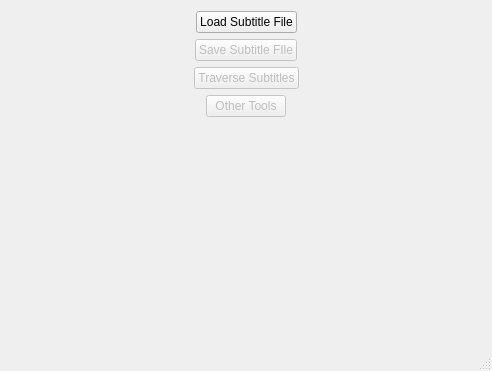
<?xml version="1.0" encoding="UTF-8"?>
<ui version="4.0">
 <class>MainWindow</class>
 <widget class="QMainWindow" name="MainWindow">
  <property name="geometry">
   <rect>
    <x>0</x>
    <y>0</y>
    <width>492</width>
    <height>371</height>
   </rect>
  </property>
  <property name="sizePolicy">
   <sizepolicy hsizetype="Fixed" vsizetype="Preferred">
    <horstretch>0</horstretch>
    <verstretch>0</verstretch>
   </sizepolicy>
  </property>
  <property name="windowTitle">
   <string>Subtitle Editor</string>
  </property>
  <widget class="QWidget" name="centralWidget">
   <layout class="QVBoxLayout" name="verticalLayout_3">
    <item>
     <layout class="QVBoxLayout" name="verticalLayout_5"/>
    </item>
    <item>
     <layout class="QVBoxLayout" name="verticalLayout_6">
      <item>
       <layout class="QHBoxLayout" name="horizontalLayout_7">
        <item>
         <spacer name="horizontalSpacer_4">
          <property name="orientation">
           <enum>Qt::Horizontal</enum>
          </property>
          <property name="sizeHint" stdset="0">
           <size>
            <width>40</width>
            <height>20</height>
           </size>
          </property>
         </spacer>
        </item>
        <item>
         <widget class="QPushButton" name="LoadPushButton">
          <property name="text">
           <string>Load Subtitle File</string>
          </property>
         </widget>
        </item>
        <item>
         <spacer name="horizontalSpacer_5">
          <property name="orientation">
           <enum>Qt::Horizontal</enum>
          </property>
          <property name="sizeHint" stdset="0">
           <size>
            <width>40</width>
            <height>20</height>
           </size>
          </property>
         </spacer>
        </item>
       </layout>
      </item>
     </layout>
    </item>
    <item>
     <layout class="QVBoxLayout" name="verticalLayout_7">
      <item>
       <layout class="QHBoxLayout" name="horizontalLayout_11">
        <item>
         <spacer name="horizontalSpacer_6">
          <property name="orientation">
           <enum>Qt::Horizontal</enum>
          </property>
          <property name="sizeHint" stdset="0">
           <size>
            <width>40</width>
            <height>20</height>
           </size>
          </property>
         </spacer>
        </item>
        <item>
         <widget class="QPushButton" name="SavePushButton">
          <property name="enabled">
           <bool>false</bool>
          </property>
          <property name="text">
           <string>Save Subtitle FIle</string>
          </property>
          <property name="checkable">
           <bool>false</bool>
          </property>
         </widget>
        </item>
        <item>
         <spacer name="horizontalSpacer_7">
          <property name="orientation">
           <enum>Qt::Horizontal</enum>
          </property>
          <property name="sizeHint" stdset="0">
           <size>
            <width>40</width>
            <height>20</height>
           </size>
          </property>
         </spacer>
        </item>
       </layout>
      </item>
     </layout>
    </item>
    <item>
     <layout class="QVBoxLayout" name="verticalLayout_8">
      <item>
       <layout class="QHBoxLayout" name="horizontalLayout_8">
        <item>
         <spacer name="horizontalSpacer_2">
          <property name="orientation">
           <enum>Qt::Horizontal</enum>
          </property>
          <property name="sizeHint" stdset="0">
           <size>
            <width>40</width>
            <height>20</height>
           </size>
          </property>
         </spacer>
        </item>
        <item>
         <widget class="QPushButton" name="TraversePushButton">
          <property name="enabled">
           <bool>false</bool>
          </property>
          <property name="text">
           <string>Traverse Subtitles</string>
          </property>
         </widget>
        </item>
        <item>
         <layout class="QHBoxLayout" name="horizontalLayout_2">
          <item>
           <spacer name="horizontalSpacer_3">
            <property name="orientation">
             <enum>Qt::Horizontal</enum>
            </property>
            <property name="sizeHint" stdset="0">
             <size>
              <width>40</width>
              <height>20</height>
             </size>
            </property>
           </spacer>
          </item>
         </layout>
        </item>
       </layout>
      </item>
     </layout>
    </item>
    <item>
     <layout class="QVBoxLayout" name="verticalLayout_9">
      <item>
       <layout class="QHBoxLayout" name="horizontalLayout_14">
        <item>
         <spacer name="horizontalSpacer">
          <property name="orientation">
           <enum>Qt::Horizontal</enum>
          </property>
          <property name="sizeHint" stdset="0">
           <size>
            <width>40</width>
            <height>20</height>
           </size>
          </property>
         </spacer>
        </item>
        <item>
         <widget class="QPushButton" name="ToolsPushButton">
          <property name="enabled">
           <bool>false</bool>
          </property>
          <property name="text">
           <string>Other Tools</string>
          </property>
         </widget>
        </item>
        <item>
         <spacer name="horizontalSpacer_8">
          <property name="orientation">
           <enum>Qt::Horizontal</enum>
          </property>
          <property name="sizeHint" stdset="0">
           <size>
            <width>40</width>
            <height>20</height>
           </size>
          </property>
         </spacer>
        </item>
       </layout>
      </item>
     </layout>
    </item>
    <item>
     <layout class="QVBoxLayout" name="verticalLayout_10">
      <item>
       <layout class="QHBoxLayout" name="horizontalLayout_15">
        <item>
         <spacer name="verticalSpacer">
          <property name="orientation">
           <enum>Qt::Vertical</enum>
          </property>
          <property name="sizeHint" stdset="0">
           <size>
            <width>20</width>
            <height>40</height>
           </size>
          </property>
         </spacer>
        </item>
       </layout>
      </item>
     </layout>
    </item>
   </layout>
  </widget>
  <widget class="QStatusBar" name="statusBar"/>
 </widget>
 <layoutdefault spacing="6" margin="11"/>
 <resources/>
 <connections/>
</ui>
